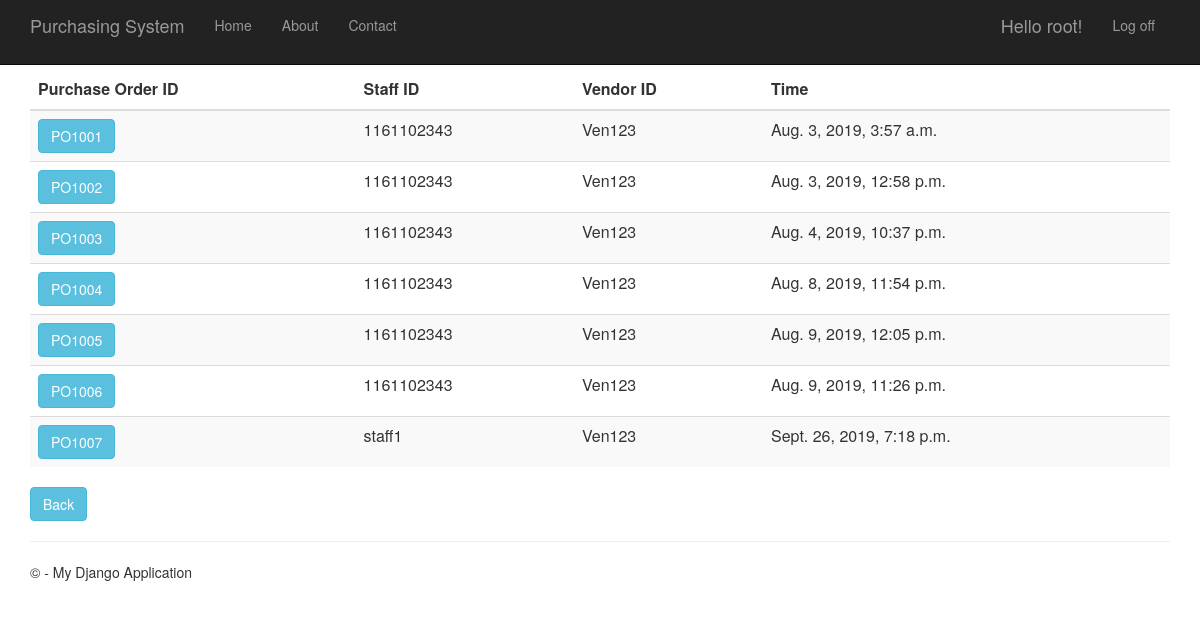
The app's page /purchaseorderhistory (signed in) with its own data.
### PurchaseOrder/models.py (models this page shows, shortened)
class PurchaseOrder(models.Model):
    purchase_order_id = models.CharField(primary_key=True, max_length=10)
    shipping_instructions = models.TextField()
    time_created = models.DateTimeField()
    description = models.TextField(null=True,default=None, blank=True)
    total_price = models.DecimalField(max_digits=10, decimal_places=2, default=Decimal('0.00'))
    person_id = models.ForeignKey(Person)
    vendor_id = models.ForeignKey(Vendor)
    quotation_id = models.OneToOneField(Quotation)

### app/models.py (models this page shows, shortened)
class Person(models.Model):
    user_id = models.OneToOneField(User)
    person_id = models.CharField(primary_key=True, max_length=10)
    person_name = models.TextField()
    person_address = models.TextField()
    person_phone_number = models.TextField()
    person_role = models.TextField(default = 'MANAGER')

class Vendor(models.Model):
    vendor_id = models.CharField(primary_key=True, max_length=10)
    vendor_name = models.TextField()
    vendor_phone_number = models.TextField()
    vendor_address = models.TextField()
    vendor_email = models.TextField()
    def __str__(self):
        return str(self.vendor_id)

### PurchaseOrder/views.py (the view)
# urls.py: url(r'^purchaseorderhistory', PurchaseOrder.views.purchaseorderhistory, name="purchase_order_history"),
def purchaseorderhistory(request):
    purchase_orders = PurchaseOrder.objects.all()
    context = {
            'title':'Purchase Order History',
            'rows':purchase_orders
        }
    return render(request,'PurchaseOrder/purchaseorderhistory.html',context)

### PurchaseOrder/templates/PurchaseOrder/purchaseorderhistory.html
{% extends "app/layout.html" %}
{% block content %}
<div class="purcahseorderhistory margintop" >
    <form action="purchaseorderhistorydetails" method="GET">
        <table class="table table-striped margintop">
          <thead>
            <tr>
              <th scope="col" class="fontlabel">Purchase Order ID</th>
              <th scope="col" class="fontlabel">Staff ID</th>
              <th scope="col" class="fontlabel">Vendor ID</th>
              <th scope="col" class="fontlabel">Time</th>
            </tr>
          </thead>
          <tbody>
              {% for r in rows %}
            <tr>
                 <td><button type="submit" name="po_id" value="{{r.purchase_order_id}}" class="btn btn-info" >{{r.purchase_order_id}}</button></td>
                 <td>{{r.person_id.person_id}}</td>
                 <td>{{r.vendor_id}}</td>
                 <td>{{r.time_created}}</td>
            </tr>
              {% endfor %}
          </tbody>
        </table>
    </form>
    <form action="menu">
        <div class="margintop">
            <button type="submit" class="btn btn-info" >Back</button>
        </div>
    </form>
</div>
{% endblock %}

### app/templates/app/loginpartial.html (shortened to what this page needs)
{% if user.is_authenticated %}
<form id="logoutForm" action="/logout" method="post" class="navbar-right">
    <ul class="nav navbar-nav navbar-right">
        <li><span class="navbar-brand">Hello {{ user.username }}!</span></li>
        <li><a href="javascript:document.getElementById('logoutForm').submit()">Log off</a></li>
    </ul>
</form>
{% else %}
<ul class="nav navbar-nav navbar-right">
    <li><a href="{% url 'login' %}">Log in</a></li>
</ul>
{% endif %}

### app/static/app/content/site.css (style rules this page uses)
body { padding-top: 50px; padding-bottom: 20px; }

### records on screen
PurchaseOrder: purchase_order_id "PO1001", person_id.person_id "1161102343", vendor_id "Ven123", time_created "Aug. 3, 2019, 3:57 a.m."
PurchaseOrder: purchase_order_id "PO1002", person_id.person_id "1161102343", vendor_id "Ven123", time_created "Aug. 3, 2019, 12:58 p.m."
PurchaseOrder: purchase_order_id "PO1003", person_id.person_id "1161102343", vendor_id "Ven123", time_created "Aug. 4, 2019, 10:37 p.m."
PurchaseOrder: purchase_order_id "PO1004", person_id.person_id "1161102343", vendor_id "Ven123", time_created "Aug. 8, 2019, 11:54 p.m."
PurchaseOrder: purchase_order_id "PO1005", person_id.person_id "1161102343", vendor_id "Ven123", time_created "Aug. 9, 2019, 12:05 p.m."
PurchaseOrder: purchase_order_id "PO1006", person_id.person_id "1161102343", vendor_id "Ven123", time_created "Aug. 9, 2019, 11:26 p.m."
PurchaseOrder: purchase_order_id "PO1007", person_id.person_id "staff1", vendor_id "Ven123", time_created "Sept. 26, 2019, 7:18 p.m."

### other values on screen
{{ user.username }} "root"
